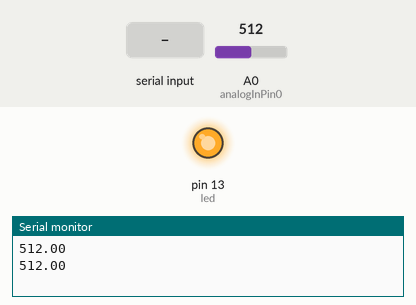
This sketch was run on a simulated Arduino Uno, built with avr-gcc and run on an emulated ATmega328P. Parts: output pins drawn as LEDs (lit = HIGH), the last lines printed to the serial monitor. Inputs (shaded band) come from the test bench; at power-on: A0 (analogInPin0) = 512.

Above: at 1.2 s.
1.3 s: "0" received over Serial
At 3.0 s:
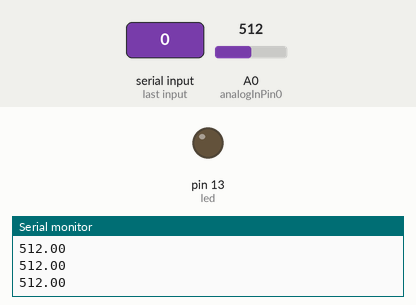
3.6 s: "1" received over Serial
At 4.9 s:
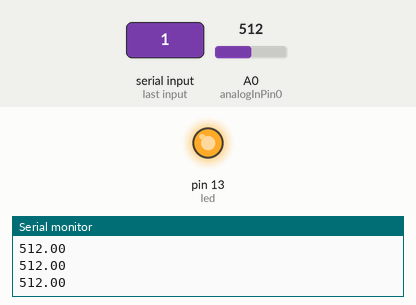
Timing chart, 0 to 6.6 s (numbered marks = the images above; inputs shaded):
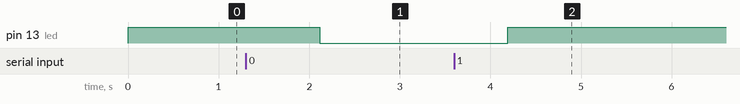

Measured:
- after the input at 1.3 s, pin 13 (led): HIGH → LOW after 0.82 s
- after the input at 3.6 s, pin 13 (led): LOW → HIGH after 0.59 s

The sketch:

motherscaremod.ino
```cpp
#include <SoftwareSerial.h>

SoftwareSerial mySerial(10, 11); // TX of hc-05, RX of hc-05

int led = 13;

// Pins used for inputs and outputs
const int analogInPin0 = A0;// Analog input pins
const int analogInPin1;
const int analogInPin2;
const int analogInPin3;

//Arrays for the 4 inputs
float sensorValue[4] = {0,0,0,0};
float voltageValue[4] = {0,0,0,0};

//Char used for reading in Serial characters
char inbyte = 0;

void setup() {
  // initialise serial communications at 9600 bps:
  Serial.begin(9600);
  mySerial.begin(9600);
  pinMode(led, OUTPUT);
  digitalWrite(led, HIGH);
}

void loop() {
  readSensors();
  getVoltageValue();
  sendAndroidValues();
  //when serial values have been received this will be true
  if (Serial.available() > 0)
  {
    inbyte = Serial.read();
    if (inbyte == '0')
    {
      //LED off
      digitalWrite(led, LOW);
    }
    if (inbyte == '1')
    {
      //LED on
      digitalWrite(led, HIGH);
    }
  }
  //delay by 2s. Meaning we will be sent values every 2s approx
  //also means that it can take up to 2 seconds to change LED state
  delay(1000);
}

void readSensors()
{
  // read the analog in value to the sensor array

  sensorValue[0] = analogRead(analogInPin0);
  sensorValue[1] = (sensorValue[0] * 2);
  sensorValue[2] = (sensorValue[0] * 3);
  sensorValue[3] = (sensorValue[0] * 4);
  Serial.println(sensorValue[0]);
}
//sends the values from the sensor over serial to BT module
void sendAndroidValues()
 {
  //puts # before the values so our app knows what to do with the data
  mySerial.print('#');
  //for loop cycles through 4 sensors and sends values via serial
  for(int k=0; k<4; k++)
  {
    mySerial.print(voltageValue[k]);
    mySerial.print('+');
    //technically not needed but I prefer to break up data values
    //so they are easier to see when debugging
  }
 mySerial.print('~'); //used as an end of transmission character - used in app for string length
 mySerial.println();
 delay(10);        //added a delay to eliminate missed transmissions
}

void getVoltageValue()
{
  for (int x = 0; x < 4; x++)
  {
    voltageValue[x] = ((sensorValue[x]/1023)*5);
  }
}
```
